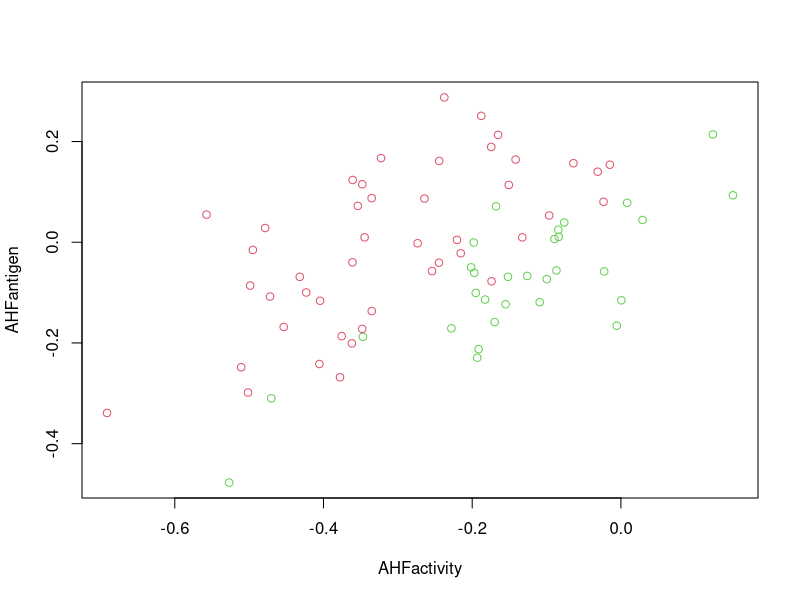
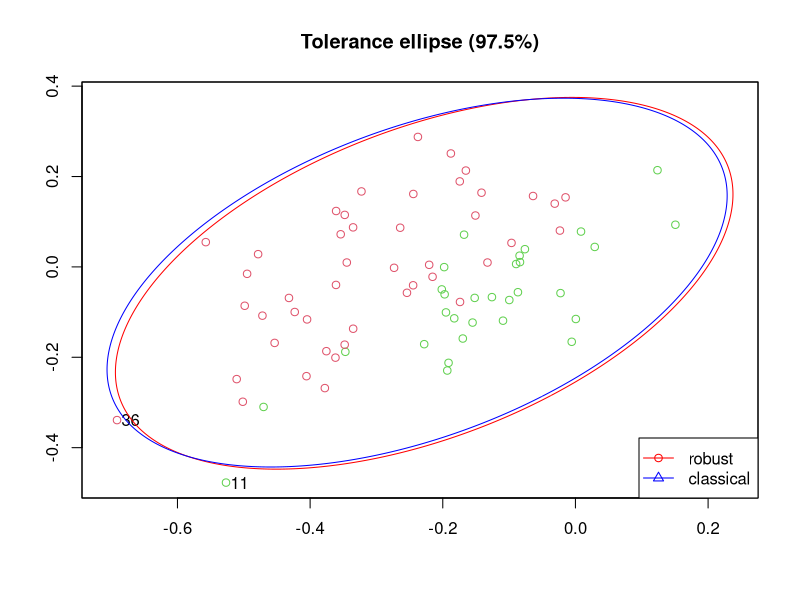

Generate these figures, in order, with R:
library(rrcov)


### Name: hemophilia
### Title: Hemophilia Data
### Aliases: hemophilia
### Keywords: datasets

### ** Examples

data(hemophilia)
plot(AHFantigen~AHFactivity, data=hemophilia, col=as.numeric(as.factor(gr))+1)
##
## Compute robust location and covariance matrix and 
## plot the tolerance ellipses
(mcd <- CovMcd(hemophilia[,1:2]))
col <- ifelse(hemophilia$gr == "carrier", 2, 3) ## define clours for the groups
plot(mcd, which="tolEllipsePlot", class=TRUE, col=col)
